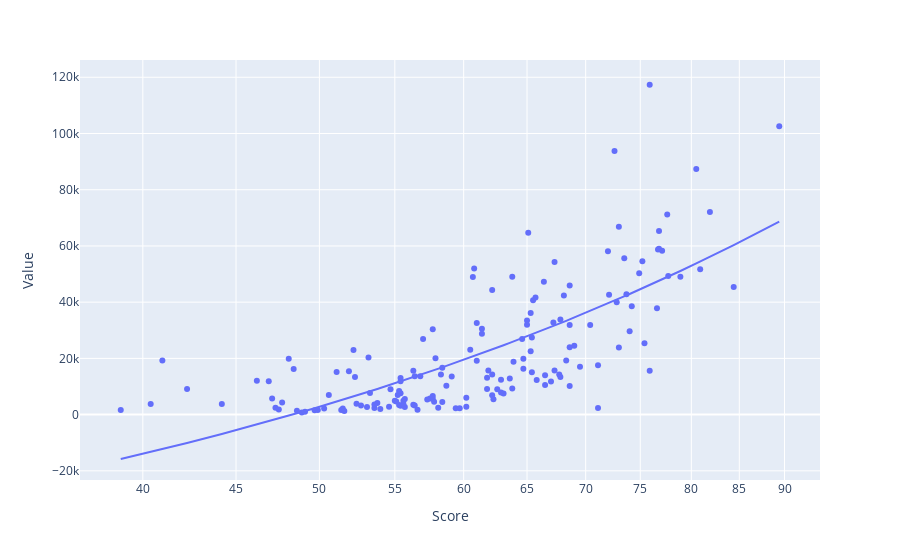

Notebook code cell kept with this figure:
### Code cell
fig = px.scatter(merged_data, x="Score", y="Value", trendline="ols", log_x=True, hover_data=["Country", "Score"])
fig.show()

### Figure 1 — Plotly figure (JSON) as saved in the notebook; plotly's stock layout.template omitted (floating-point values rounded to 4 significant figures; data arrays with more than 128 entries replaced by an {"elided": "..."} marker saying what was removed)
{"data": [{"customdata": {"elided": "159x1 str values"}, "hovertemplate": "Score=%{x}<br>Value=%{y}<br>Country=%{customdata[0]}<extra></extra>", "legendgroup": "", "marker": {"color": "#636efa", "symbol": "circle"}, "mode": "markers", "name": "", "orientation": "v", "showlegend": false, "type": "scatter", "x": {"elided": "159 float values"}, "xaxis": "x", "y": {"elided": "159 float values"}, "yaxis": "y"}, {"hovertemplate": "<b>OLS trendline</b><br>Value = 1672.04 * Score + -80830.2<br>R<sup>2</sup>=0.531743<br><br>Score=%{x}<br>Value=%{y} <b>(trend)</b><extra></extra>", "legendgroup": "", "marker": {"color": "#636efa", "symbol": "circle"}, "mode": "lines", "name": "", "showlegend": false, "type": "scatter", "x": {"elided": "159 float values"}, "xaxis": "x", "y": {"elided": "159 float values"}, "yaxis": "y"}], "layout": {"legend": {"tracegroupgap": 0}, "margin": {"t": 60}, "xaxis": {"anchor": "y", "domain": [0, 1], "title": {"text": "Score"}, "type": "log"}, "yaxis": {"anchor": "x", "domain": [0, 1], "title": {"text": "Value"}}}}
